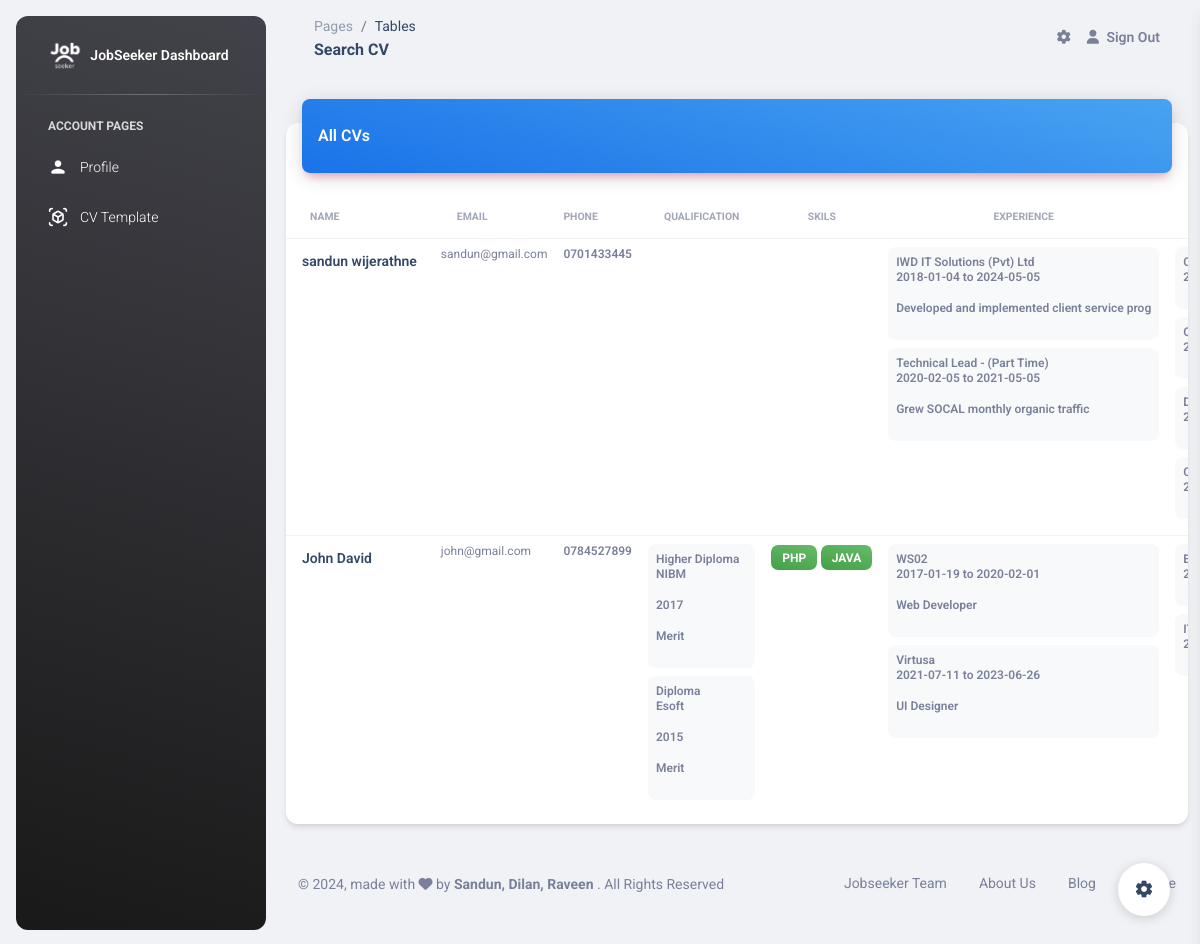
Page /pages/searchcv.php (signed in) on the committed database.
### tables this page shows
CREATE TABLE `cv` (
  `idcv` int(11) NOT NULL,
  `fname` varchar(45) DEFAULT NULL,
  `lname` varchar(45) DEFAULT NULL,
  `email` varchar(45) DEFAULT NULL,
  `address` varchar(45) DEFAULT NULL,
  `phone` varchar(45) DEFAULT NULL,
  `dob` varchar(45) DEFAULT NULL,
  `image` varchar(45) DEFAULT NULL,
  `gender` varchar(45) DEFAULT NULL,
  `password` varchar(45) DEFAULT NULL,
  `bio` varchar(200) DEFAULT NULL,
  `currentosition` varchar(45) DEFAULT NULL
);

CREATE TABLE `experience` (
  `idexperience` int(11) NOT NULL,
  `comapny` varchar(45) DEFAULT NULL,
  `startdate` varchar(45) DEFAULT NULL,
  `enddate` varchar(45) DEFAULT NULL,
  `responsibilities` varchar(45) DEFAULT NULL,
  `cv_idcv` int(11) NOT NULL
);

CREATE TABLE `qualification` (
  `idqualification` int(11) NOT NULL,
  `qualificationname` varchar(45) DEFAULT NULL,
  `institute` varchar(45) DEFAULT NULL,
  `year` varchar(45) DEFAULT NULL,
  `grade` varchar(45) DEFAULT NULL,
  `cv_idcv` int(11) NOT NULL
);

CREATE TABLE `skill` (
  `idskill` int(11) NOT NULL,
  `skillname` varchar(45) DEFAULT NULL,
  `level` varchar(45) DEFAULT NULL,
  `cv_idcv` int(11) NOT NULL
);

### pages/searchcv.php (the view, shortened to what this page needs)
<?php
include '../conn.php';
?>
<!DOCTYPE html>
<html lang="en">
<head>
  <link href="../assets/css/nucleo-icons.css" rel="stylesheet" />
  <link href="../assets/css/nucleo-svg.css" rel="stylesheet" />
  <link id="pagestyle" href="../assets/css/material-dashboard.css?v=3.1.0" rel="stylesheet" />
  <link rel="stylesheet" href="https://cdn.datatables.net/2.0.5/css/dataTables.dataTables.css" />
</head>
<body class="g-sidenav-show  bg-gray-200">
  <aside class="sidenav navbar navbar-vertical navbar-expand-xs border-0 border-radius-xl my-3 fixed-start ms-3   bg-gradient-dark" id="sidenav-main">
    <div class="sidenav-header">
      <a class="navbar-brand m-0" href="#">
        <img src="../assets/img/logo-ct.png" class="navbar-brand-img h-100" alt="main_logo">
        <span class="ms-1 font-weight-bold text-white">JobSeeker Dashboard</span>
      </a>
    </div>
    <hr class="horizontal light mt-0 mb-2">
    <div class="collapse navbar-collapse  w-auto " id="sidenav-collapse-main">
      <ul class="navbar-nav">
        <?php
        if ($_SESSION['type'] == "cus" || $_SESSION['type'] == "admin") {
        ?>
          <li class="nav-item mt-3">
            <h6 class="ps-4 ms-2 text-uppercase text-xs text-white font-weight-bolder opacity-8">Account pages</h6>
          </li>
          <li class="nav-item">
            <a class="nav-link text-white " href="../pages/profile.php">
              <div class="text-white text-center me-2 d-flex align-items-center justify-content-center">
                <i class="material-icons opacity-10">person</i>
              </div>
              <span class="nav-link-text ms-1">Profile</span>
            </a>
          </li>
          <li class="nav-item">
            <a class="nav-link text-white " href="../pages/cvtemplate.php">
              <div class="text-white text-center me-2 d-flex align-items-center justify-content-center">
                <i class="material-icons opacity-10">view_in_ar</i>
              </div>
              <span class="nav-link-text ms-1">CV Template</span>
            </a>
          </li>
        <?php
        }
        ?>
      </ul>
    </div>
  </aside>
  <main class="main-content position-relative max-height-vh-100 h-100 border-radius-lg ">
    <nav class="navbar navbar-main navbar-expand-lg px-0 mx-4 shadow-none border-radius-xl" id="navbarBlur" data-scroll="true">
      <div class="container-fluid py-1 px-3">
        <nav aria-label="breadcrumb">
          <ol class="breadcrumb bg-transparent mb-0 pb-0 pt-1 px-0 me-sm-6 me-5">
            <li class="breadcrumb-item text-sm"><a class="opacity-5 text-dark" href="javascript:;">Pages</a></li>
            <li class="breadcrumb-item text-sm text-dark active" aria-current="page">Tables</li>
          </ol>
          <h6 class="font-weight-bolder mb-0">Search CV</h6>
        </nav>
        <div class="collapse navbar-collapse mt-sm-0 mt-2 me-md-0 me-sm-4" id="navbar">
          <ul class="navbar-nav  justify-content-end">
            <li class="nav-item px-3 d-flex align-items-center">
              <a href="javascript:;" class="nav-link text-body p-0">
                <i class="fa fa-cog fixed-plugin-button-nav cursor-pointer"></i>
              </a>
            </li>
            <li class="nav-item d-flex align-items-center">
              <a href="../logout.php" class="nav-link text-body font-weight-bold px-0">
                <i class="fa fa-user me-sm-1"></i>
                <span class="d-sm-inline d-none">Sign Out</span>
              </a>
            </li>
          </ul>
        </div>
      </div>
    </nav>
    <div class="container-fluid py-4">
      <div class="row">
        <div class="col-12">
          <div class="card my-4">
            <div class="card-header p-0 position-relative mt-n4 mx-3 z-index-2">
              <div class="bg-gradient-primary shadow-primary border-radius-lg pt-4 pb-3">
                <h6 class="text-white text-capitalize ps-3">All CVs</h6>
              </div>
            </div>
            <div class="card-body px-0 pb-2">
              <div class="table-responsive p-0">
                <table class="table align-items-center mb-0" id="myTable">
                  <thead>
                    <tr>
                      <th class="text-uppercase text-secondary text-xxs font-weight-bolder opacity-7">Name</th>
                      <th class="text-uppercase text-secondary text-xxs font-weight-bolder opacity-7">email</th>
                      <th class="text-uppercase text-secondary text-xxs font-weight-bolder opacity-7 ps-2">Phone</th>
                      <th class="text-center text-uppercase text-secondary text-xxs font-weight-bolder opacity-7">Qualification</th>
                      <th class="text-center text-uppercase text-secondary text-xxs font-weight-bolder opacity-7">Skils</th>
                      <th class="text-center text-uppercase text-secondary text-xxs font-weight-bolder opacity-7">Experience</th>
                      <th class="text-center text-uppercase text-secondary text-xxs font-weight-bolder opacity-7">Certificate</th>
                    </tr>
                  </thead>
                  <tbody>
                    <?php
                    $sql = "SELECT * FROM cv";
                    $result = mysqli_query($con, $sql);
                    $num = (mysqli_query($con, $sql));
                    if (mysqli_num_rows($num) > 0) {
                      while ($row = mysqli_fetch_array($result)) {
                        $idcv = $row['idcv'];
                    ?>
                        <tr>
                          <td>
                            <div class="d-flex px-2 py-1">
                              <div class="d-flex flex-column justify-content-center">
                                <h6 class="mb-0 text-sm"><?php echo $row['fname'] . " " . $row['lname'] ?>
                              </div>
                            </div>
                          </td>
                          <td>
                            <div class="text-xs text-secondary mb-0"><?php echo $row['email'] ?>
                            </div>
                          </td>
                          <td>
                            <p class="text-xs font-weight-bold mb-0"><?php echo $row['phone'] ?></p>
                          </td>
                          <td>
                            <?php
                            $sqlq = "SELECT * FROM qualification WHERE cv_idcv= $idcv";
                            $resulqt = mysqli_query($con, $sqlq);
                            $numq = (mysqli_query($con, $sqlq));
                            if (mysqli_num_rows($numq) > 0) {
                              while ($qrow = mysqli_fetch_array($resulqt)) {
                            ?>
                                <div class=" border-1 p-2 mb-2  bg-gray-100 border-radius-lg">
                                  <p class="text-xs font-weight-bold mb-0"><?php echo $qrow['qualificationname'] ?></p>
                                  <p class="text-secondary text-xs font-weight-bold"><?php echo $qrow['institute'] ?></p>
                                  <p class="text-secondary text-xs font-weight-bold"><?php echo $qrow['year'] ?></p>
                                  <p class="text-secondary text-xs font-weight-bold"><?php echo $qrow['grade'] ?></p>
                                </div>
                            <?php
                              }
                            }
                            ?>
                          </td>
                          <td>
                            <?php
                            $sqls = "SELECT * FROM skill WHERE cv_idcv= $idcv";
                            $results = mysqli_query($con, $sqls);
                            $nums = (mysqli_query($con, $sqls));
                            if (mysqli_num_rows($nums) > 0) {
                              while ($srow = mysqli_fetch_array($results)) {
                            ?>
                                <p class=" badge badge-sm bg-gradient-success"><?php echo $srow['skillname']; ?></p>
                            <?php
                              }
                            }
                            ?>
                          </td>
                          <td>
                            <?php
                            $sqle = "SELECT * FROM experience WHERE cv_idcv= $idcv";
                            $resulte = mysqli_query($con, $sqle);
                            $nume = (mysqli_query($con, $sqle));
                            if (mysqli_num_rows($nume) > 0) {
                              while ($erow = mysqli_fetch_array($resulte)) {
                            ?>
                                <div class=" border-1 p-2 mb-2  bg-gray-100 border-radius-lg">
                                  <p class="text-xs font-weight-bold mb-0"><?php echo $erow['comapny']; ?></p>
                                  <p class="text-secondary text-xs font-weight-bold"><?php echo $erow['startdate'] . " to " . $erow['enddate']; ?></p>
                                  <p class="text-secondary text-xs font-weight-bold"><?php echo $erow['responsibilities']; ?></p>
                                </div>
                            <?php
                              }
                            }
                            ?>
                          </td>
                          <td>
                            <?php
                            $sqle = "SELECT * FROM certificate WHERE cv_idcv= $idcv";
                            $resulte = mysqli_query($con, $sqle);
                            $nume = (mysqli_query($con, $sqle));
                            if (mysqli_num_rows($nume) > 0) {
                              while ($crow = mysqli_fetch_array($resulte)) {
                            ?>
                                <div class=" border-1 p-2 mb-2  bg-gray-100 border-radius-lg">
                                  <p class="text-xs font-weight-bold mb-0"><?php echo $crow['certificatename']; ?></p>
                                  <p class="text-secondary text-xs font-weight-bold"><?php echo $crow['issueddate']; ?></p>
                                </div>
                            <?php
                              }
                            }
                            ?>
                          </td>
                        </tr>
                    <?php
                      }
                    }
                    ?>
                  </tbody>
                </table>
              </div>
            </div>
          </div>
        </div>
      </div>
      <footer class="footer py-4  ">
        <div class="container-fluid">
          <div class="row align-items-center justify-content-lg-between">
            <div class="col-lg-6 mb-lg-0 mb-4">
              <div class="copyright text-center text-sm text-muted text-lg-start">
                © ,
                made with <i class="fa fa-heart"></i> by
                <strong><span>Sandun, Dilan, Raveen </span></strong>. All Rights Reserved
              </div>
            </div>
            <div class="col-lg-6">
              <ul class="nav nav-footer justify-content-center justify-content-lg-end">
                <li class="nav-item">
                  <a href="#" class="nav-link text-muted" target="_blank">Jobseeker Team</a>
                </li>
                <li class="nav-item">
                  <a href="#" class="nav-link text-muted" target="_blank">About Us</a>
                </li>
                <li class="nav-item">
                  <a href="#" class="nav-link text-muted" target="_blank">Blog</a>
                </li>
                <li class="nav-item">
                  <a href="#" class="nav-link pe-0 text-muted" target="_blank">License</a>
                </li>
              </ul>
            </div>
          </div>
        </div>
      </footer>
    </div>
  </main>
  <div class="fixed-plugin">
    <a class="fixed-plugin-button text-dark position-fixed px-3 py-2">
      <i class="material-icons py-2">settings</i>
    </a>
  </div>
  <link href="https://cdn.jsdelivr.net/npm/sweetalert2@11.10.8/dist/sweetalert2.min.css" rel="stylesheet">
</body>
</html>

### rows in the picture
cv: fname "sandun", lname "wijerathne", email "sandun@gmail.com", phone "0701433445"
experience: comapny "IWD IT Solutions (Pvt) Ltd", startdate "2018-01-04", enddate "2024-05-05", responsibilities "Developed and implemented client service prog"
experience: comapny "Technical Lead - (Part Time)", startdate "2020-02-05", enddate "2021-05-05", responsibilities "Grew SOCAL monthly organic traffic"
cv: fname "John", lname "David", email "john@gmail.com", phone "0784527899"
qualification: qualificationname "Higher Diploma", institute "NIBM", year "2017", grade "Merit"
qualification: qualificationname "Diploma", institute "Esoft", year "2015", grade "Merit"
skill: skillname "PHP"
skill: skillname "JAVA"
experience: comapny "WS02", startdate "2017-01-19", enddate "2020-02-01", responsibilities "Web Developer"
experience: comapny "Virtusa", startdate "2021-07-11", enddate "2023-06-26", responsibilities "UI Designer"
